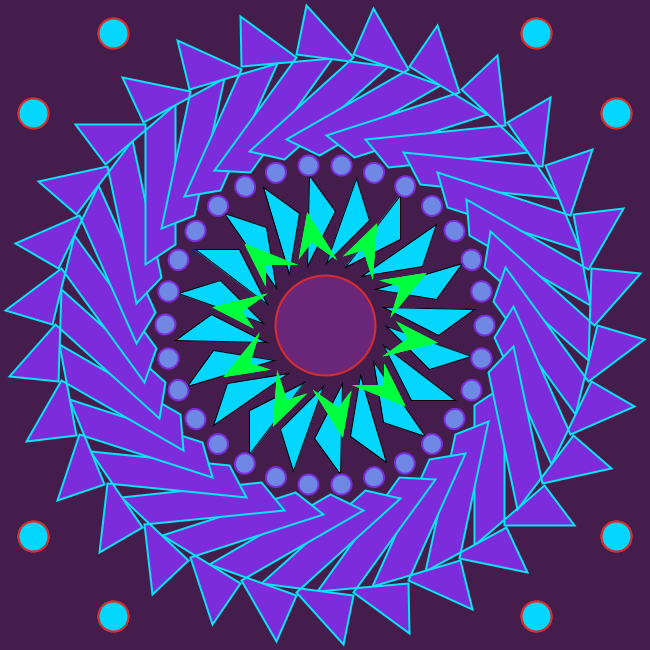
Frame 1 (no input)
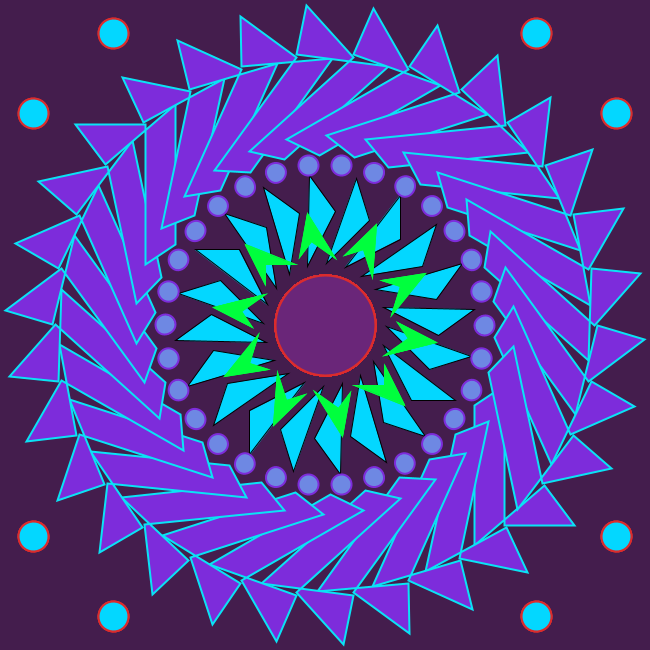
Frame 60 (the mouse pressed at the canvas centre just before this capture)
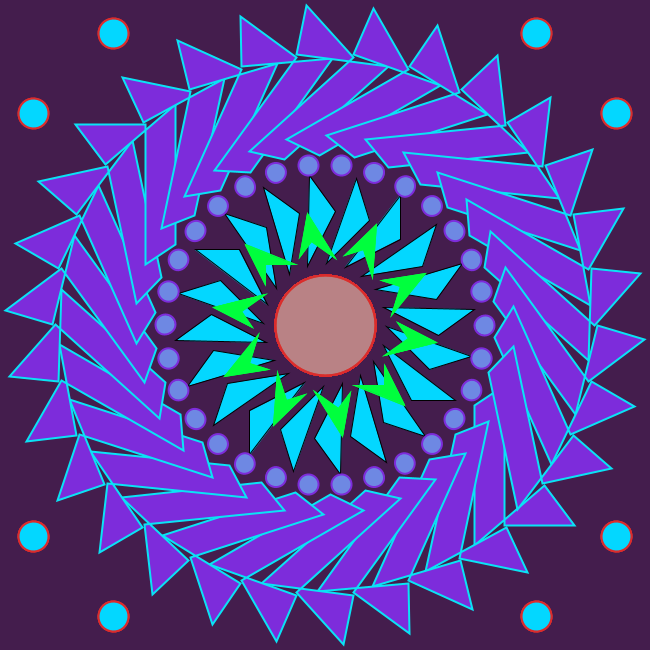
Frame 120 (the mouse held since frame 60 and released just before this capture)

The Processing sketch that drew these frames (run headless with seeded random() and noise(); from frame 60 on, the mouse is pressed at the canvas centre):

// Processing sketch: processing_152013
// ── processing_152013.pde

int circleX, circleY;
int x, y;

void setup() {
  size (650, 650);
  smooth(20);
  translate(width/2, height/2);
  background(#441D4D);
  fill(#6A2679);
  ellipse(0, 0, 82, 81);
  for (int i=0; i<20; i++) {
    drawCircle("triangle", 20, 1, 127);
  }
  for (int i=0; i<20; i++) {
    drawCircle("vertex", 10, 2, 255);
  }
  for (int i=0; i<30; i++) {
    drawCircle("vertex2", 30, 2, 70);
  }
  for (int i=0; i<30; i++) {
    drawCircle("ellipse", 30, 2, 0);
  }
  for (int i=0; i<50; i++) {
    drawCircle("ellipse2", 20, 2, 0);
  }
}

void drawCircle (String myShape, int count, int myScale, int myColor) {
  fill(#03D7FF);
  if (myShape == "triangle") {
    triangle(130, 75, 58, 20, 86, 75);
  } 
  else if (myShape == "vertex") {
    beginShape();
    fill(#00FF3D);
    stroke(#00FF3D);
    vertex(80, 80);
    vertex(60, 40);
    vertex(60, 40);
    vertex(60, 40);
    vertex(60, 60);
    vertex(30, 60);
    endShape(CLOSE);
  } 
  else if (myShape == "vertex2") {
    strokeWeight(2);
    stroke(#0AE3F5);
    fill(#7D2CDB);
    beginShape();
    vertex(250, 200);
    vertex(180, 200);
    vertex(180, 60);
    vertex(150, 80);
    vertex(150, 220);
    vertex(220, 160);
    endShape(CLOSE);
  } 
  else if (myShape == "ellipse") {
    strokeWeight(2);
    stroke(#7D2CDB);
    fill(#6E88E3);
    ellipse(160, 0, 20, 20);
  } 
  else if (myShape == "ellipse2") {
    strokeWeight(2);
    stroke(#DB2C2C);
    fill(#03D7FF);
    ellipse(360, 0, 30, 30);
  }
  rotate(TWO_PI/count);
}
void draw() {

  x = mouseX;

  y = mouseY;

  if (mouseOverCircle(325, 325, x, y, 100) == true) {

    fill(random(255), random(255), random(255), random(255));
  }

  else {

    fill(#6A2679);
  }

  ellipse(325, 325, 100, 100);
}

boolean mouseOverCircle(int circleX, int circleY, int x, int y, int size) {

  if (dist(circleX, circleY, x, y) < size/2) {

    return true;
  }

  else {

    return false;
  }
}
